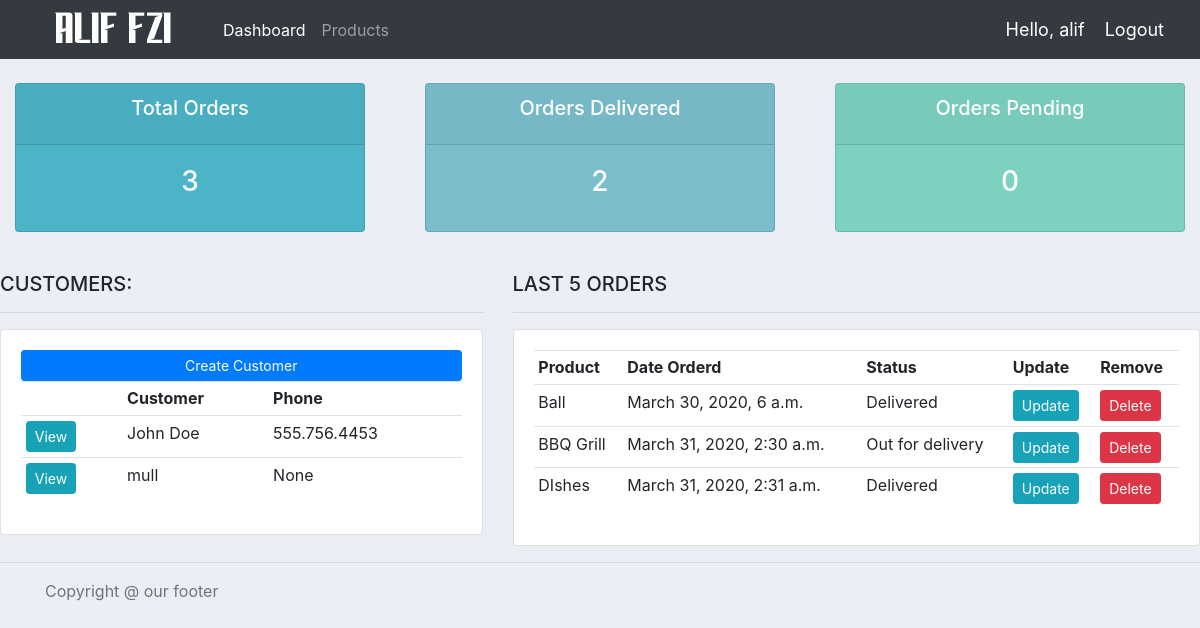
The app's page / (signed in) with its own data.
### accounts/models.py (models this page shows, shortened)
class Customer(models.Model):
	user = models.OneToOneField(User, null=True, on_delete=models.CASCADE)
	name = models.CharField(max_length=200, null=True)
	phone = models.CharField(max_length=200, null=True)
	email = models.CharField(max_length=200, null=True)
	profile_pic = models.ImageField(default="profile1.png", null=True, blank=True)
	date_created = models.DateTimeField(auto_now_add=True, null=True)

class Order(models.Model):
	STATUS = (
			('Pending', 'Pending'),
			('Out for delivery', 'Out for delivery'),
			('Delivered', 'Delivered'),
			)
	customer = models.ForeignKey(Customer, null=True, on_delete= models.SET_NULL)
	product = models.ForeignKey(Product, null=True, on_delete= models.SET_NULL)
	date_created = models.DateTimeField(auto_now_add=True, null=True)
	status = models.CharField(max_length=200, null=True, choices=STATUS)
	note = models.CharField(max_length=1000, null=True)

class Product(models.Model):
	CATEGORY = (
			('Indoor', 'Indoor'),
			('Out Door', 'Out Door'),
			)
	name = models.CharField(max_length=200, null=True)
	price = models.FloatField(null=True)
	category = models.CharField(max_length=200, null=True, choices=CATEGORY)
	description = models.CharField(max_length=200, null=True, blank=True)
	date_created = models.DateTimeField(auto_now_add=True, null=True)
	tags = models.ManyToManyField(Tag)
	def __str__(self):
		return self.name

### accounts/decorators.py (the view)
	def wrapper_function(request, *args, **kwargs):
		group = None
		if request.user.groups.exists():
			group = request.user.groups.all()[0].name
		if group == 'customer':
			return redirect('user-page')
		if group == 'admin':
			return view_func(request, *args, **kwargs)

### accounts/views.py (called while the page is built)
@login_required(login_url='login')
@admin_only
def home(request):
	orders = Order.objects.all()
	customers = Customer.objects.all()
	total_customers = customers.count()
	total_orders = orders.count()
	delivered = orders.filter(status='Delivered').count()
	pending = orders.filter(status='Pending').count()
	context = {'orders':orders, 'customers':customers,
	'total_orders':total_orders,'delivered':delivered,
	'pending':pending }
	return render(request, 'accounts/dashboard.html', context)

### accounts/templates/accounts/dashboard.html
{%  extends 'accounts/main.html' %}
{% block content %}
{%  include 'accounts/status.html' %}
<br>
<div class="row">
	<div class="col-md-5">
		<h5>CUSTOMERS:</h5>
		<hr>
		<div class="card card-body">
			<a class="btn btn-primary  btn-sm btn-block" href="">Create Customer</a>
			<table class="table table-sm">
				<tr>
					<th></th>
					<th>Customer</th>
					<th>Phone</th>
				</tr>
				{% for customer in customers %}
					<tr>
						<td><a class="btn btn-sm btn-info" href="{% url 'customer' customer.id %}">View</a></td>
						<td>{{customer.name}}</td>
						<td>{{customer.phone}}</td>
					</tr>
				{% endfor %}
			</table>
		</div>
	</div>
	<div class="col-md-7">
		<h5>LAST 5 ORDERS</h5>
		<hr>
		<div class="card card-body">
			<table class="table table-sm">
				<tr>
					<th>Product</th>
					<th>Date Orderd</th>
					<th>Status</th>
					<th>Update</th>
					<th>Remove</th>
				</tr>
				{% for order in orders %}
					<tr>
						<td>{{order.product}}</td>
						<td>{{order.date_created}}</td>
						<td>{{order.status}}</td>
						<td><a class="btn btn-sm btn-info" href="{% url 'update_order' order.id %}">Update</a></td>
						<td><a class="btn btn-sm btn-danger" href="{% url 'delete_order' order.id %}">Delete</a></td>
					</tr>
				{% endfor %}
			</table>
		</div>
	</div>
</div>
{% endblock %}

### accounts/templates/accounts/main.html (shortened to what this page needs)
{% load static %}
<!DOCTYPE html>
<html>
    <head>
        <link rel="stylesheet" href="https://stackpath.bootstrapcdn.com/bootstrap/4.3.1/css/bootstrap.min.css">
        <link rel="stylesheet" type="text/css" href="{% static '/css/main.css' %}">
    </head>
    <body>
        {% include 'accounts/navbar.html' %}
        {% block content %}
        {% endblock %}
        <hr>
        <footer class="footer">
            <div class="container">
              <span class="text-muted">Copyright @ our footer</span>
            </div>
          </footer>
    </body>
</html>

### accounts/templates/accounts/navbar.html (shortened to what this page needs)
{% load static %}
<nav class="navbar navbar-expand-lg navbar-dark bg-dark">
 <img src="{% static 'images/logo.png' %}">
  <div class="collapse navbar-collapse" id="navbarNav">
    <ul class="navbar-nav">
      {% if request.user.is_staff %}
      <li class="nav-item active">
        <a class="nav-link" href="{% url 'home' %}">Dashboard</a>
      </li>
      <li class="nav-item">
        <a class="nav-link" href="{% url 'products' %}">Products</a>
      </li>
      {% else %}
       <li class="nav-item">
        <a class="nav-link" href="{% url 'account' %}">Settings</a>
      </li>
      {% endif %}
    </ul>
  </div>
  <span class="hello-msg">Hello, {{request.user}}</span>
  <span ><a  class="hello-msg" href="{% url 'logout' %}">Logout</a></span>
</nav>

### accounts/templates/accounts/status.html
<br>
<div class="row">
	<div class="col">
		<div class="col-md">
			<div class="card text-center text-white  mb-3" id="total-orders">
			  	<div class="card-header">
			  		<h5 class="card-title">Total Orders</h5>
			  	</div>
			  	<div class="card-body">
			    	<h3 class="card-title">{{total_orders}}</h3>
			  	</div>
			</div>
		</div>
	</div>
	<div class="col">
		<div class="col-md">
			<div class="card text-center text-white  mb-3" id="orders-delivered">
			  	<div class="card-header">
			  		<h5 class="card-title">Orders Delivered</h5>
			  	</div>
			  	<div class="card-body">
			    	<h3 class="card-title">{{delivered}}</h3>
			  	</div>
			</div>
		</div>
	</div>
	<div class="col">
		<div class="col-md">
			<div class="card text-center text-white  mb-3" id="orders-pending">
			  	<div class="card-header">
			  		<h5 class="card-title">Orders Pending</h5>
			  	</div>
			  	<div class="card-body">
			    	<h3 class="card-title">{{pending}}</h3>
			  	</div>
			</div>
		</div>
	</div>
</div>

### static/css/main.css (style rules this page uses)
body { background-color: #ebeff5; }
#total-orders { background-color: #4cb4c7; }
#orders-delivered { background-color: #7abecc; }
#orders-pending { background-color: #7CD1C0; }

### accounts/templates/accounts/navbar.html (style rules this page uses)
.hello-msg { font-size: 18px; color: #fff; margin-right: 20px; }

### records on screen
Customer: name "John Doe", phone "555.756.4453"
Customer: name "mull", phone "None"
Order: product "Ball", date_created "March 30, 2020, 6 a.m.", status "Delivered"
Order: product "BBQ Grill", date_created "March 31, 2020, 2:30 a.m.", status "Out for delivery"
Order: product "DIshes", date_created "March 31, 2020, 2:31 a.m.", status "Delivered"

### other values on screen
{{ request.user }} "alif"
{{ total_orders }} "3"
{{ delivered }} "2"
{{ pending }} "0"
